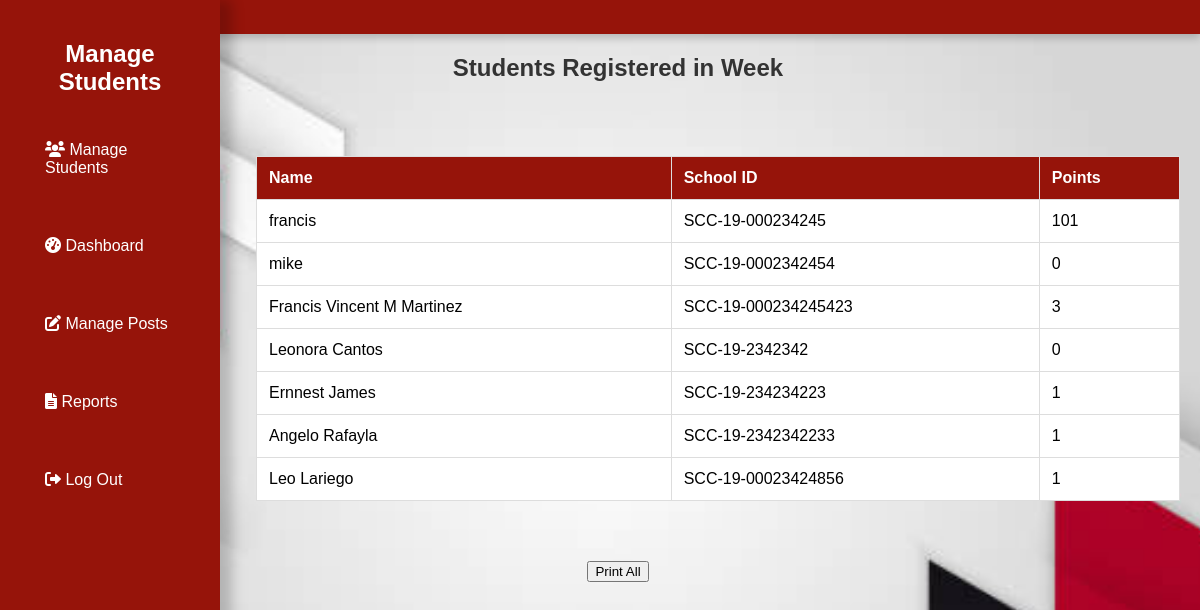
Page /view_students.php (signed in) on the committed database.
### tables this page shows
CREATE TABLE `students` (
  `id` int(11) NOT NULL,
  `name` varchar(255) NOT NULL,
  `birthdate` date NOT NULL,
  `school_id_number` varchar(50) NOT NULL,
  `username` varchar(50) NOT NULL,
  `password` varchar(255) NOT NULL,
  `points` int(11) DEFAULT 0,
  `user_type` enum('student','teacher') NOT NULL,
  `profile_picture` varchar(255) DEFAULT NULL,
  `created_at` timestamp NOT NULL DEFAULT current_timestamp(),
  `register_date` datetime DEFAULT current_timestamp(),
  `status` enum('pending','approved') DEFAULT 'pending',
  `registration_date` timestamp NOT NULL DEFAULT current_timestamp(),
  `email` varchar(255) NOT NULL
);

### view_students.php (the view, shortened to what this page needs)
<?php
$conn = new mysqli('localhost', 'root', '', 'student_rewards');
$period = isset($_GET['period']) ? $_GET['period'] : 'week';
$rows_per_page = 10;
$page = isset($_GET['page']) ? (int)$_GET['page'] : 1;
$page = max($page, 1);
$start = ($page - 1) * $rows_per_page;
$sql = "";
if ($period == 'week') {
    $sql = "SELECT id, name, school_id_number, points FROM students WHERE YEARWEEK(register_date, 1) = YEARWEEK(CURDATE(), 1) LIMIT ?, ?";
} elseif ($period == 'month') {
    $sql = "SELECT id, name, school_id_number, points FROM students WHERE YEAR(register_date) = YEAR(CURDATE()) AND MONTH(register_date) = MONTH(CURDATE()) LIMIT ?, ?";
} elseif ($period == 'year') {
    $sql = "SELECT id, name, school_id_number, points FROM students WHERE YEAR(register_date) = YEAR(CURDATE()) LIMIT ?, ?";
} else {
    $sql = "SELECT id, name, school_id_number, points FROM students LIMIT ?, ?";
}
if ($sql != "") {
    $stmt = $conn->prepare($sql);
    $stmt->bind_param("ii", $start, $rows_per_page);
    $stmt->execute();
    $result = $stmt->get_result();
}
?>
<!DOCTYPE html>
<html lang="en">
<head>
    <link rel="stylesheet" href="adminstyle.css">
    <link rel="stylesheet" href="https://cdnjs.cloudflare.com/ajax/libs/font-awesome/6.0.0-beta3/css/all.min.css">
</head>
<body>
<div class="header">
    <button onclick="location.href='logout.php'" class="logout-button">Log Out</button>
</div>
<div class="sidebar">
    <h2>Manage Students</h2>
    <ul>
        <li><a href="admin.php"><i class="fas fa-users"></i> Manage Students</a></li>
        <li><a href="admindash.php"><i class="fas fa-tachometer-alt"></i> Dashboard</a></li>
        <li><a href="manage_posts.php"><i class="fas fa-edit"></i> Manage Posts</a></li>
        <li><a href="reports.php"><i class="fas fa-file-alt"></i> Reports</a></li>
        <li><a href="logout.php"><i class="fas fa-sign-out-alt"></i> Log Out</a></li>
    </ul>
</div>
<h3 class="report-title">Students Registered in <?php echo ucfirst($period); ?></h3>
<button onclick="location.href='reports.php'" class="logout-button">Back to Reports</button>
<div class="main-content">
    <table border="1">
        <thead>
            <tr>
                <th>Name</th>
                <th>School ID</th>
                <th>Points</th>
            </tr>
        </thead>
        <tbody>
            <?php while ($row = $result->fetch_assoc()): ?>
                <tr>
                    <td><?php echo $row['name']; ?></td>
                    <td><?php echo $row['school_id_number']; ?></td>
                    <td><?php echo $row['points']; ?></td>
                </tr>
            <?php endwhile; ?>
        </tbody>
    </table>
</div>
<div style="text-align: center; margin-top: 20px;">
    <a href="print.php?period=<?php echo $period; ?>" class="print-button">
        <button>Print All</button>
    </a>
</div>
</body>
</html>

### adminstyle.css (style rules this page uses)
body { font-family: Arial, sans-serif; margin: 0; padding-left: 3%; background: url("rwbg.jpg") no-repeat center center fixed; background-size: cover; color: rgb(0, 0, 0); }
.header { display: flex; justify-content: space-between; align-items: center; padding: 0; background-color: #96140a; color: white; box-shadow: 0 4px 8px rgba(0, 0, 0, 0.2); }
.sidebar { width: 200px; height: 100%; background-color: #96140a; padding: 20px; position: fixed; top: 0; left: 0; transition: all 0.3s ease; box-shadow: 12px 0 12px rgba(0, 0, 0, 0.2); }
.sidebar h2 { color: white; text-align: center; }
.sidebar ul { list-style: none; padding: 0; }
.sidebar li { margin-bottom: 10px; }
.sidebar a { text-decoration: none; color: white; padding: 25px; display: block; transition: background 0.3s; }
.main-content { margin-left: 220px; padding: 20px; transition: margin-left 0.3s ease; }
.logout-button { padding: 8px 16px; background-color: #f44336; color: white; border: none; cursor: pointer; border-radius: 4px; font-size: 16px; margin-right: 1%; }
table { width: 100%; border-collapse: collapse; background-color: white; }
th, td { border: 1px solid #ddd; padding: 12px; text-align: left; }
th { background-color: #96140a; color: white; }
@media (max-width: 1200px) { .sidebar { width: 180px; } }
@media (max-width: 1200px) { .main-content { margin-left: 200px; } }
@media (max-width: 1200px) { .sidebar a { font-size: 16px; } }
.report-title { font-size: 1.5rem; color: #333; font-weight: bold; text-align: center; margin: 20px 0; }

### rows in the picture
students: name "francis", school_id_number "SCC-19-000234245", points "101"
students: name "mike", school_id_number "SCC-19-0002342454", points "0"
students: name "Francis Vincent M Martinez", school_id_number "SCC-19-000234245423", points "3"
students: name "Leonora Cantos", school_id_number "SCC-19-2342342", points "0"
students: name "Ernnest James", school_id_number "SCC-19-234234223", points "1"
students: name "Angelo Rafayla", school_id_number "SCC-19-2342342233", points "1"
students: name "Leo Lariego", school_id_number "SCC-19-00023424856", points "1"

### other values in the picture
$period "Week"
